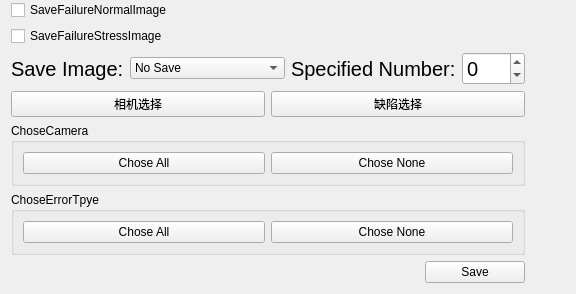
          <widget class="DHBaseWidget" name="widget_saveImageSet" native="true">
           <property name="sizePolicy">
            <sizepolicy hsizetype="Minimum" vsizetype="Preferred">
             <horstretch>0</horstretch>
             <verstretch>0</verstretch>
            </sizepolicy>
           </property>
           <layout class="QVBoxLayout" name="verticalLayout_16">
            <property name="topMargin">
             <number>0</number>
            </property>
            <item>
             <layout class="QVBoxLayout" name="namelayout_saveImage"/>
            </item>
            <item>
             <layout class="QHBoxLayout" name="horizontalLayout_16">
              <item>
               <layout class="QVBoxLayout" name="verticalLayout_15">
                <item>
                 <layout class="QVBoxLayout" name="verticalLayout">
                  <item>
                   <widget class="QCheckBox" name="checkBox_saveFailureNormalImage">
                    <property name="text">
                     <string>SaveFailureNormalImage</string>
                    </property>
                   </widget>
                  </item>
                  <item>
                   <widget class="QCheckBox" name="checkBox_saveFailureStressImage">
                    <property name="text">
                     <string>SaveFailureStressImage</string>
                    </property>
                   </widget>
                  </item>
                  <item>
                   <layout class="QHBoxLayout" name="horizontalLayout_9">
                    <item>
                     <widget class="QLabel" name="label_Mode">
                      <property name="font">
                       <font>
                        <pointsize>15</pointsize>
                       </font>
                      </property>
                      <property name="text">
                       <string>Save Image:</string>
                      </property>
                     </widget>
                    </item>
                    <item>
                     <widget class="QComboBox" name="comboBox_SaveMode">
                      <item>
                       <property name="text">
                        <string>No Save</string>
                       </property>
                      </item>
                      <item>
                       <property name="text">
                        <string>All Image(specified)</string>
                       </property>
                      </item>
                      <item>
                       <property name="text">
                        <string>Failur Image(specified)</string>
                       </property>
                      </item>
                     </widget>
                    </item>
                    <item>
                     <widget class="QLabel" name="label_Number">
                      <property name="font">
                       <font>
                        <pointsize>15</pointsize>
                       </font>
                      </property>
                      <property name="text">
                       <string>Specified Number:</string>
                      </property>
                     </widget>
                    </item>
                    <item>
                     <widget class="QSpinBox" name="spinBox_Number">
                      <property name="font">
                       <font>
                        <pointsize>15</pointsize>
                       </font>
                      </property>
                      <property name="minimum">
                       <number>-1</number>
                      </property>
                      <property name="maximum">
                       <number>999</number>
                      </property>
                     </widget>
                    </item>
                   </layout>
                  </item>
                  <item>
                   <layout class="QHBoxLayout" name="horizontalLayout_14">
                    <item>
                     <widget class="QPushButton" name="btnChoseCamera">
                      <property name="text">
                       <string>相机选择</string>
                      </property>
                     </widget>
                    </item>
                    <item>
                     <widget class="QPushButton" name="btnChoseErrorType">
                      <property name="text">
                       <string>缺陷选择</string>
                      </property>
                     </widget>
                    </item>
                   </layout>
                  </item>
                 </layout>
                </item>
                <item>
                 <widget class="QGroupBox" name="groupBox_ChoseCamera">
                  <property name="title">
                   <string>ChoseCamera</string>
                  </property>
                  <layout class="QGridLayout" name="gridLayout_8">
                   <item row="0" column="0" colspan="2">
                    <layout class="QGridLayout" name="layoutChoseCamera"/>
                   </item>
                   <item row="1" column="0">
                    <widget class="QPushButton" name="pushButton_choseAllCamera">
                     <property name="text">
                      <string>Chose All</string>
                     </property>
                    </widget>
                   </item>
                   <item row="1" column="1">
                    <widget class="QPushButton" name="pushButton_choseNoneCamera">
                     <property name="text">
                      <string>Chose None</string>
                     </property>
                    </widget>
                   </item>
                  </layout>
                 </widget>
                </item>
                <item>
                 <widget class="QGroupBox" name="groupBox_ChoseErrorType">
                  <property name="title">
                   <string>ChoseErrorTpye</string>
                  </property>
                  <layout class="QGridLayout" name="gridLayout_14">
                   <item row="0" column="0" colspan="2">
                    <layout class="QVBoxLayout" name="layoutChoseErrorType"/>
                   </item>
                   <item row="1" column="0">
                    <widget class="QPushButton" name="pushButton_choseAllErrorType">
                     <property name="text">
                      <string>Chose All</string>
                     </property>
                    </widget>
                   </item>
                   <item row="1" column="1">
                    <widget class="QPushButton" name="pushButton_choseNoneErrorType">
                     <property name="text">
                      <string>Chose None</string>
                     </property>
                    </widget>
                   </item>
                  </layout>
                 </widget>
                </item>
                <item>
                 <layout class="QHBoxLayout" name="horizontalLayout_5">
                  <item>
                   <spacer name="horizontalSpacer_4">
                    <property name="orientation">
                     <enum>Qt::Horizontal</enum>
                    </property>
                    <property name="sizeHint" stdset="0">
                     <size>
                      <width>40</width>
                      <height>20</height>
                     </size>
                    </property>
                   </spacer>
                  </item>
                  <item>
                   <widget class="QPushButton" name="btnOK_Save">
                    <property name="minimumSize">
                     <size>
                      <width>100</width>
                      <height>0</height>
                     </size>
                    </property>
                    <property name="text">
                     <string>Save</string>
                    </property>
                   </widget>
                  </item>
                 </layout>
                </item>
               </layout>
              </item>
              <item>
               <spacer name="horizontalSpacer_5">
                <property name="orientation">
                 <enum>Qt::Horizontal</enum>
                </property>
                <property name="sizeHint" stdset="0">
                 <size>
                  <width>40</width>
                  <height>20</height>
                 </size>
                </property>
               </spacer>
              </item>
             </layout>
            </item>
           </layout>
          </widget>
